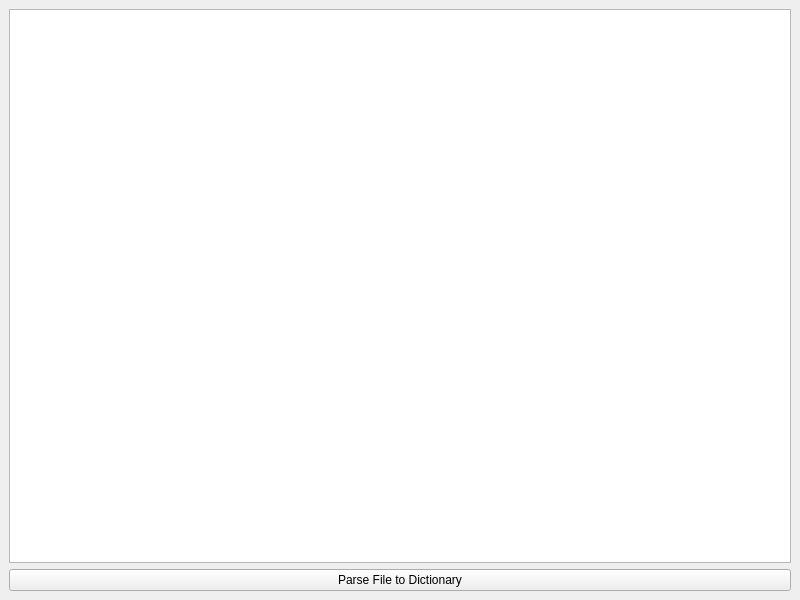
<?xml version="1.0" encoding="UTF-8"?>
<ui version="4.0">
 <class>OpenFileWindow</class>
 <widget class="QMainWindow" name="OpenFileWindow">
  <property name="geometry">
   <rect>
    <x>0</x>
    <y>0</y>
    <width>800</width>
    <height>600</height>
   </rect>
  </property>
  <property name="windowTitle">
   <string>MainWindow</string>
  </property>
  <widget class="QWidget" name="centralwidget">
   <layout class="QVBoxLayout" name="verticalLayout">
    <item>
     <widget class="QTextBrowser" name="textBrowser"/>
    </item>
    <item>
     <widget class="QPushButton" name="pushButton">
      <property name="text">
       <string>Parse File to Dictionary</string>
      </property>
     </widget>
    </item>
   </layout>
  </widget>
 </widget>
 <resources/>
 <connections/>
</ui>
